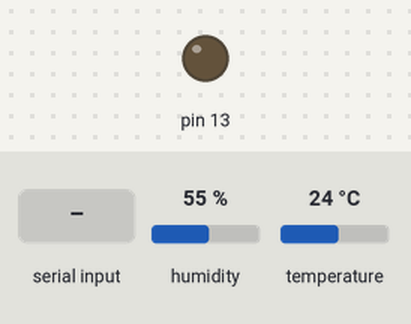
A sketch run on a simulated Arduino Uno, built with avr-gcc and run on an emulated ATmega328P. On the bench: output pins drawn as LEDs (lit = HIGH). Inputs (shaded band) come from the test bench; at power-on: humidity 55 %, temperature 24 °C. What the sketch prints to the serial monitor is not drawn.

Above: at 1.2 s.
1.3 s: "light_on\n" received over Serial
At 2.2 s:
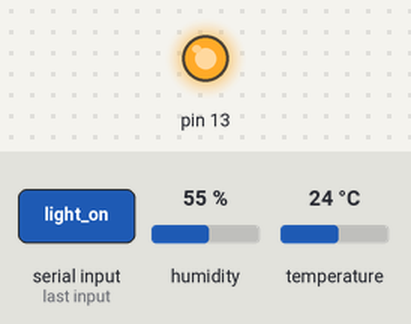
2.8 s: "light_off\n" received over Serial
At 3.3 s:
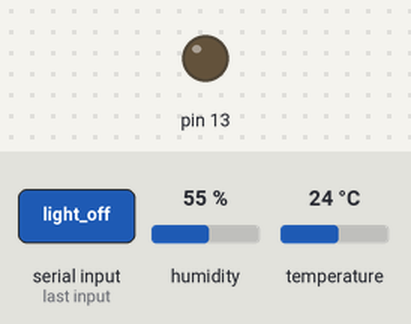
Timing chart, 0 to 5.8 s (numbered marks = the images above; inputs shaded):
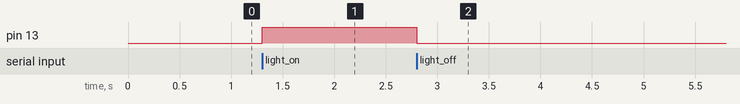

The sketch:

weather_app_sketch_uno.ino
```cpp
#include <ArduinoJson.h>

#include "DHT.h"
#define DHTPIN 2
#define DHTTYPE DHT11

DHT dht(DHTPIN, DHTTYPE);

long timetodelay = 5000;
unsigned long timing;
String inputString = "";
boolean stringComplete = false;

void setup()
{
    pinMode(13, OUTPUT);
    digitalWrite(13, LOW);
    Serial.begin(115200);
    dht.begin();
}

#define AVG_SIZE 300
float temperatureAvg;
float humidityAvg;
float hicAvg;

int i = 0;

void loop()
{
    if (stringComplete) {
        if (inputString.toInt() != 0) {
        timetodelay = inputString.toInt();
        } else {
            if (inputString.equals("light_on")) {
                digitalWrite(13, HIGH);
            } else if (inputString.equals("light_off")) {
                digitalWrite(13, LOW);
            }
        }
        inputString = "";
        stringComplete = false;
    }
    if (millis() - timing > timetodelay){
      timing = millis();
      float temperature = dht.readTemperature();
      float humidity = dht.readHumidity();
      if (isnan(humidity) || isnan(temperature)) {
        Serial.println(F("Failed to read from DHT sensor!"));
        return;
      }
      float hic = dht.computeHeatIndex(temperature, humidity, false);

      String output;
      StaticJsonDocument<96> doc;
      doc["action"] = "weather_data";

      JsonObject data = doc.createNestedObject("data");
      data["temperature"] = formatFloat(temperature);
      data["humidity"] = formatFloat(humidity);
      data["heatindex"] = formatFloat(hic);
      data["code"] = "200";
      serializeJson(doc, output);

      Serial.println(output);

      temperatureAvg += temperature;
      humidityAvg += humidity;
      hicAvg += hic;

      i += 1;
      if (i >= AVG_SIZE) {
        String output;
        StaticJsonDocument<96> doc;
        doc["action"] = "weather_data_avg";
        JsonObject data = doc.createNestedObject("data");
        data["temperature"] = formatFloat(temperatureAvg / AVG_SIZE);
        data["humidity"] = formatFloat(humidityAvg / AVG_SIZE);
        data["heatindex"] = formatFloat(hicAvg / AVG_SIZE);
        data["code"] = "200";
        serializeJson(doc, output);
        Serial.println(output);
        temperatureAvg = 0;
        humidityAvg = 0;
        hicAvg = 0;
        i = 0;
      }
    };
}

void serialEvent() {
    while (Serial.available()) {
        char inChar = (char)Serial.read();
        if (inChar != '\n' && inChar != '\r') {
            inputString += inChar;
        }
        if (inChar == '\n') {
            stringComplete = true;
        }
    }
}

String formatFloat(float f_val) {
  static char outstr[7];
  dtostrf(f_val, 5, 2, outstr);
  return String(outstr);
}
```

Measured:
- after the input at 1.3 s, pin 13: LOW → HIGH at once
- after the input at 2.8 s, pin 13: HIGH → LOW at once
